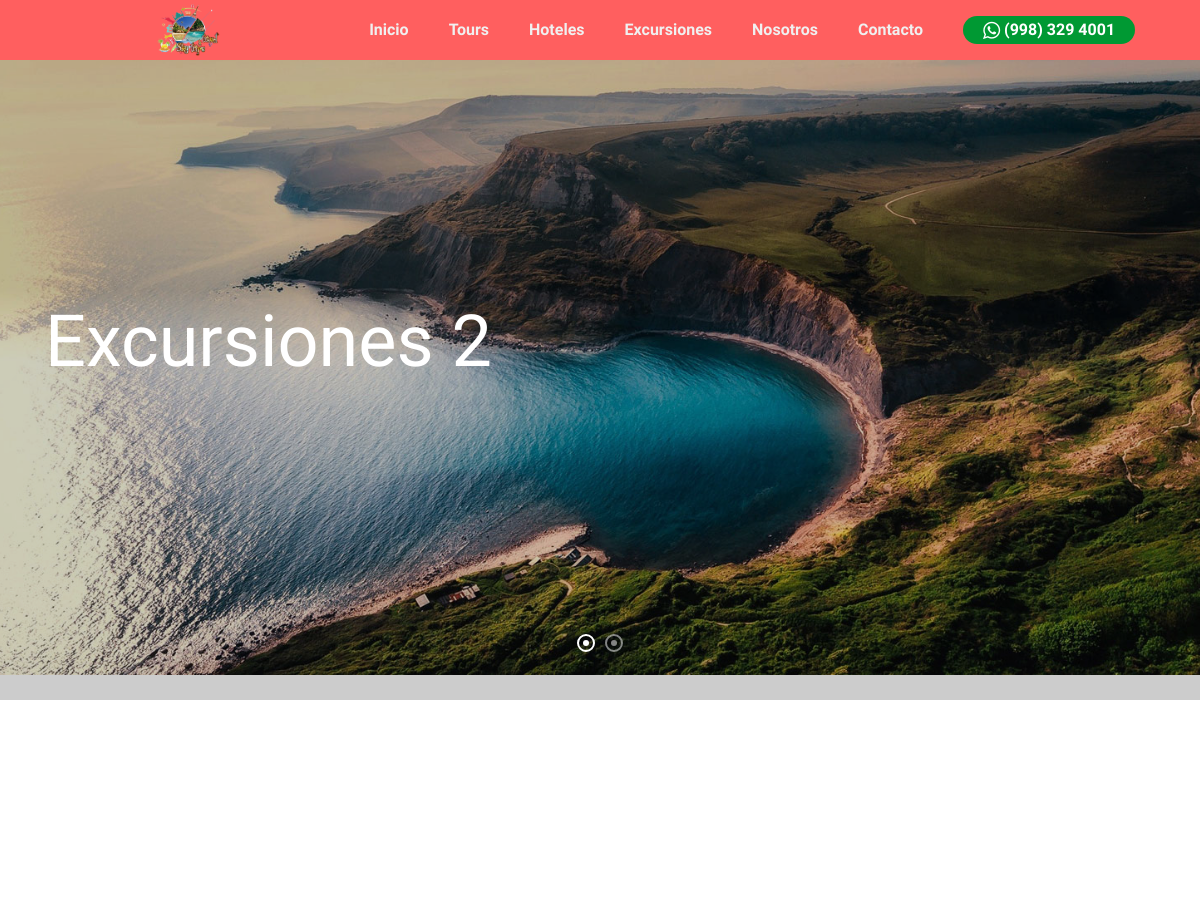
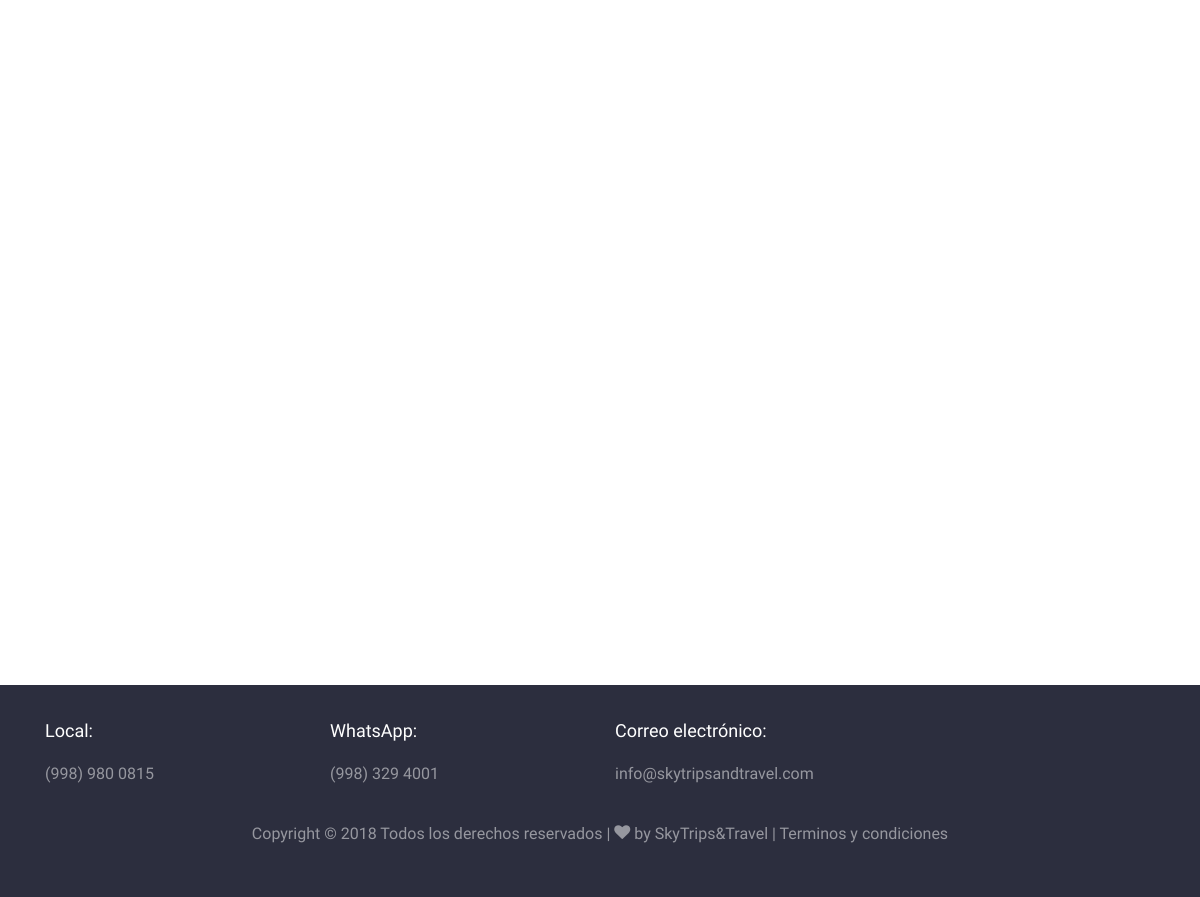
/excursiones/, run on the app's committed database (2 pictures, top to bottom).
### excursiones/models.py (models this page shows, shortened)
class excursion_banners(models.Model):
    descripción = models.TextField()
    imagen = models.ImageField(verbose_name="Imagen", upload_to="excursiones/banners")
    creacion = models.DateTimeField(auto_now_add=True, verbose_name="Fecha de creación")
    actualizacion = models.DateTimeField(auto_now=True, verbose_name="Fecha de actualizacion")
    class Meta:
        verbose_name = 'excursion_banners'
        verbose_name_plural = 'excursion_banners'
        ordering = ['-creacion']

### excursiones/views.py (the view)
# urls.py: path('excursiones/', excursiones_views.Excursiones, name="excursiones"),
def Excursiones(request):
    excursiones_all = excursiones.objects.all()
    excursiones_banners = excursion_banners.objects.all()
    return render(request, 'excursiones/servicios.html', {'excursiones':excursiones_all, 'banners':excursiones_banners})

### excursiones/templates/excursiones/servicios.html (shortened to what this page needs)
{% extends 'core/base.html' %}
{% load static %}
{% block slides %}
  {% for excursion_banner in banners %}
    <div class="slider-item" style="background-image: url('{{excursion_banner.imagen.url}}');" data-stellar-background-ratio="0.5">
      <div class="overlay"></div>
      <div class="container">
        <div class="row slider-text align-items-center">
          <div class="col-md-7 col-sm-12 ftco-animate">
            <h1 class="mb-3">{{excursion_banner.descripción}}</h1>
          </div>
        </div>
      </div>
    </div>
  {% endfor %}
{% endblock %}
{% block  content %}
<section class="ftco-section">
        <div class="container">
          <div class="row">
          </div>
        </div>
      </section>
{% endblock %}

### data on the page
excursion_banners: imagen (picture), descripción "Excursiones 2"
